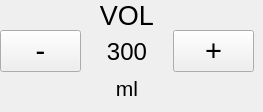
        <widget class="QWidget" name="tab_7">
         <attribute name="title">
          <string>VOLUMEN</string>
         </attribute>
         <widget class="QWidget" name="layoutWidget_4">
          <property name="geometry">
           <rect>
            <x>0</x>
            <y>0</y>
            <width>254</width>
            <height>103</height>
           </rect>
          </property>
          <layout class="QHBoxLayout" name="horizontalLayout_11">
           <item>
            <widget class="QPushButton" name="pushButton_minVol">
             <property name="font">
              <font>
               <pointsize>22</pointsize>
               <underline>false</underline>
              </font>
             </property>
             <property name="text">
              <string>-</string>
             </property>
            </widget>
           </item>
           <item>
            <layout class="QVBoxLayout" name="verticalLayout_3">
             <item>
              <widget class="QLabel" name="label_43">
               <property name="font">
                <font>
                 <pointsize>20</pointsize>
                </font>
               </property>
               <property name="layoutDirection">
                <enum>Qt::LeftToRight</enum>
               </property>
               <property name="text">
                <string>VOL</string>
               </property>
               <property name="alignment">
                <set>Qt::AlignCenter</set>
               </property>
              </widget>
             </item>
             <item>
              <widget class="QLabel" name="label_press_volsetpoint">
               <property name="font">
                <font>
                 <pointsize>18</pointsize>
                </font>
               </property>
               <property name="layoutDirection">
                <enum>Qt::LeftToRight</enum>
               </property>
               <property name="text">
                <string>300</string>
               </property>
               <property name="alignment">
                <set>Qt::AlignCenter</set>
               </property>
              </widget>
             </item>
             <item>
              <widget class="QLabel" name="label_45">
               <property name="font">
                <font>
                 <pointsize>16</pointsize>
                </font>
               </property>
               <property name="layoutDirection">
                <enum>Qt::LeftToRight</enum>
               </property>
               <property name="text">
                <string>ml</string>
               </property>
               <property name="alignment">
                <set>Qt::AlignCenter</set>
               </property>
              </widget>
             </item>
            </layout>
           </item>
           <item>
            <widget class="QPushButton" name="pushButton_moreVol">
             <property name="font">
              <font>
               <pointsize>22</pointsize>
               <underline>false</underline>
              </font>
             </property>
             <property name="text">
              <string>+</string>
             </property>
            </widget>
           </item>
          </layout>
         </widget>
        </widget>
